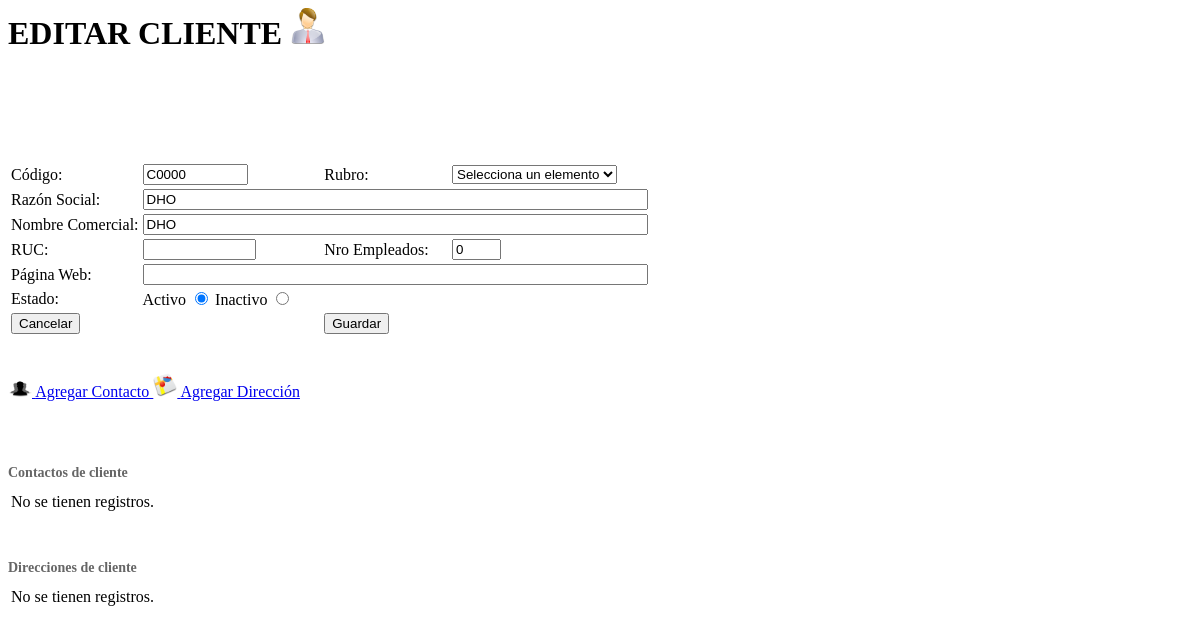
Page /clientes_mant.php?opMant=li&id=503 (signed in) on the committed database.
### tables this page shows
CREATE TABLE IF NOT EXISTS `cliente` (
  `ID_CLIENTE` int(11) NOT NULL AUTO_INCREMENT,
  `ID_RUBRO` int(11) DEFAULT NULL,
  `CORRE_CLIENTE` int(11) DEFAULT NULL,
  `COD_CLIENTE` varchar(10) DEFAULT NULL,
  `RAZSOC_CLIENTE` varchar(500) DEFAULT NULL,
  `NOMCOM_CLIENTE` varchar(500) DEFAULT NULL,
  `RUC_CLIENTE` varchar(11) DEFAULT NULL,
  `NROEMP_CLIENTE` int(11) DEFAULT NULL,
  `WEB_CLIENTE` varchar(500) DEFAULT NULL,
  `EST_CLIENTE` char(1) DEFAULT NULL,
  `FECH_CREA` datetime DEFAULT NULL,
  `FECH_EDITA` datetime DEFAULT NULL,
  `USU_CREA` int(11) DEFAULT NULL,
  `USU_EDITA` int(11) DEFAULT NULL,
  PRIMARY KEY (`ID_CLIENTE`),
  KEY `FK_REFERENCE_11` (`ID_RUBRO`)
);

### entities/cliente.php (called while the page is built, shortened)
<?php
class cliente {
    public function get($id) {
        $consulta = "	SELECT id_cliente, id_rubro, corre_cliente, cod_cliente,
                        razsoc_cliente, nomcom_cliente, ruc_cliente,
                        nroemp_cliente, web_cliente, est_cliente
                        FROM cliente
                        WHERE id_cliente = $id;
                ";
        $resultado = mysql_query($consulta) or die(mysql_error());
        if (mysql_num_rows($resultado) > 0) {
            $cliente = array(
                "idCliente" => mysql_result($resultado, 0, "id_cliente"),
                "idRubro" => mysql_result($resultado, 0, "id_rubro"),
                "correCliente" => mysql_result($resultado, 0, "corre_cliente"),
                "codCliente" => mysql_result($resultado, 0, "cod_cliente"),
                "razsocCliente" => mysql_result($resultado, 0, "razsoc_cliente"),
                "nomcomCliente" => mysql_result($resultado, 0, "nomcom_cliente"),
                "rucCliente" => mysql_result($resultado, 0, "ruc_cliente"),
                "nroempCliente" => mysql_result($resultado, 0, "nroemp_cliente"),
                "webCliente" => mysql_result($resultado, 0, "web_cliente"),
                "estCliente" => mysql_result($resultado, 0, "est_cliente")
            );
        } else {
            $cliente = "";
        }
        $this->setArray = $cliente;
    }
}
?>

### entities/rubro.php (called while the page is built, shortened)
<?php
class rubro{
	public function getCombo(){
		$consulta = " 	SELECT r.id_rubro, r.nom_rubro
						FROM rubro r
						ORDER BY r.nom_rubro ASC; ";
		$resultado = mysql_query($consulta) or die (mysql_error());
		if(mysql_num_rows($resultado)>0){
			$i=0;
			while($fila = mysql_fetch_array($resultado)){
				$rubro[$i]['id'] = $fila['id_rubro'];
				$rubro[$i]['nombre'] = $fila['nom_rubro'];
				$i++;
			}
		}else{
			$rubro = "";
		}
		return $rubro;
	}
}
?>

### entities/contacto.php (called while the page is built, shortened)
<?php
class contacto{
	public function show($id){
		$consulta = " 	SELECT c.id_contacto AS 'ID', c.nom_contacto AS 'Nombre', c.ape_contacto AS 'Apellidos',
						c.tfijo_contacto AS 'Tel&eacute;fono', c.tcel1_contacto AS 'Celular',
						c.email_contacto AS 'E-mail', IF(c.princ_contacto=1, 'S&iacute;', 'No') AS 'Principal'
						FROM contacto c
						WHERE id_cliente = $id
						ORDER BY c.princ_contacto DESC; ";
		$resultado = mysql_query($consulta) or die (mysql_error());
		if(mysql_num_rows($resultado)>0){
			require_once(resources.'general.php');
			$general = new general();
			$contacto = $general->consulta($resultado);
		}else{
			$contacto = "";
		}
		return $contacto;
	}
}
?>

### entities/direccion.php (called while the page is built, shortened)
<?php
class direccion{
	public function show($id){
		$consulta = " 	SELECT d.id_direccion AS 'ID', d.conte_direccion AS 'Direcci&oacute;n',
						d.urb_direccion AS 'Urbanizaci&oacute;n', d.ref_direccion AS 'Referencia',
						IF(d.princ_direccion=1, 'S&iacute;', 'No') AS  'Principal'
						FROM direccion d
						WHERE id_cliente = $id; ";
		$resultado = mysql_query($consulta) or die (mysql_error());
		if(mysql_num_rows($resultado)>0){
			require_once(resources.'general.php');
			$general = new general();
			$direccion = $general->consulta($resultado);
		}else{
			$direccion = "";
		}
		return $direccion;
	}
}
?>

### clientes_mant.php (the view, shortened to what this page needs)
<?php
require_once(resources.'general.php');
require_once(entities.'cliente.php');
require_once(entities.'rubro.php');
require_once(entities.'contacto.php');
require_once(entities.'direccion.php');
$general = new general();
$cliente = new cliente();
$rubro = new rubro();
$contacto = new contacto();
$direccion = new direccion();
$opMant = "nu";
if(isset($_REQUEST['opMant'])){
	$opMant = $_REQUEST['opMant'];
}
$titulo = "";
$data = array(
		'idCliente'=>'',
		'idRubro'=>'NULL',
		'correCliente'=>'',
		'codCliente'=>'',
		'razsocCliente'=>'',
		'nomcomCliente'=>'',
		'rucCliente'=>'',
		'nroempCliente'=>'',
		'webCliente'=>'',
		'estCliente'=>'',
		'fechCrea'=>'',
		'fechEdita'=>'',
		'usuCrea'=>$_SESSION['usuario']['id'],
		'usuEdita'=>$_SESSION['usuario']['id']
);
switch($opMant){
	case 'li':
		$titulo = "EDITAR ";
		if(isset($_REQUEST['id'])){
			$id = $_REQUEST['id'];
			$cliente->get($id);
			if(is_array($cliente->setArray)){
				$data = $cliente->setArray;
				$opMant = "ed";
			}else{
				$titulo = "NUEVO ";
				$mensaje = "No se ha podido cargar el registro.";
				$opMant = "nu";
			}
		}else{
			$titulo = "NUEVO ";
			$mensaje = "No se ha podido cargar el registro.";
			$opMant = "nu";
		}
		break;
}
$idRubro = $general->combo($rubro->getCombo(), 'idRubro', '', $data['idRubro']);
$estCliente = array('A' => "CHECKED", 'I' => "");
$estCliente[$data['estCliente']] = "CHECKED";
?>
<form id="formClientesMant" name="formClientesMant" method="post" action="<?php echo $_SERVER['PHP_SELF'];?>">
	<h1>
		<?php echo $titulo;?>CLIENTE
		<img src="<?php echo images;?>icon_customer.png" <?php echo sizeImg3;?> />
	</h1>
	<br /><br />
	<br /><br />
	<table>
		<tr>
			<td>
				<label for="codCliente">C&oacute;digo:</label>
			</td>
			<td>
				<input type="text" id="codCliente" name="codCliente" size="10" value="<?php echo $data['codCliente'];?>" readonly />
			</td>
			<td>
				<label for="idRubro">Rubro:</label>
			</td>
			<td>
				<?php echo $idRubro;?>
			</td>
		</tr>
		<tr>
			<td>
				<label for="razsocCliente">Raz&oacute;n Social:</label>
			</td>
			<td colspan="3">
				<input type="text" id="razsocCliente" name="razsocCliente" size="60" value="<?php echo $data['razsocCliente'];?>" />
			</td>
		</tr>
		<tr>
			<td>
				<label for="nomcomCliente">Nombre Comercial:</label>
			</td>
			<td colspan="3">
				<input type="text" id="nomcomCliente" name="nomcomCliente" size="60" value="<?php echo $data['nomcomCliente'];?>" />
			</td>
		</tr>
		<tr>
			<td>
				<label for="rucCliente">RUC:</label>
			</td>
			<td>
				<input type="text" id="rucCliente" name="rucCliente" size="11" value="<?php echo $data['rucCliente'];?>" />
			</td>
			<td>
				<label for="nroempCliente">Nro Empleados:</label>
			</td>
			<td>
				<input type="text" id="nroempCliente" name="nroempCliente" size="3" value="<?php echo $data['nroempCliente'];?>" />
			</td>
		</tr>
		<tr>
			<td>
				<label for="webCliente">P&aacute;gina Web:</label>
			</td>
			<td colspan="3">
				<input type="text" id="webCliente" name="webCliente" size="60" value="<?php echo $data['webCliente'];?>" />
			</td>
		</tr>
		<tr>
			<td>
				<label for="estCliente">Estado:</label>
			</td>
			<td>
				<label for='actEstCliente'>Activo</label>
				<input type="radio" id="actEstCliente" name="estCliente" value="A" <?php echo $estCliente['A'];?> />
				<label for='inaEstCliente'>Inactivo</label>
				<input type="radio" id="inaEstCliente" name="estCliente" value="I" <?php echo $estCliente['I'];?> />
			</td>
		</tr>
		<tr>
			<td colspan="2" class="cent">
				<button type="button" id="cancelar" name="cancelar">Cancelar</button>
			</td>
			<td colspan="2" class="cent">
				<button type="button" id="guardar" name="guardar">Guardar</button>
			</td>
		</tr>
	</table>
<?php
	if($opMant=="ed" or $opMant=="li"){
?>
	<br /><br />
	<a href="contactos_mant.php" id="anexo">
		<img src="<?php echo images;?>icon_contact.png" <?php echo sizeImg;?> />
		Agregar Contacto
	</a>
	<a href="direcciones_mant.php" id="anexo">
		<img src="<?php echo images;?>icon_address.png" <?php echo sizeImg;?> />
		Agregar Direcci&oacute;n
	</a>
	<br /><br />
	<br /><br />
	<div id="contacto">
		<?php
			echo $general->grilla($contacto->show($data['idCliente']), 'Contactos de cliente', 'icon_contact.png', 'contactos_mant.php', true, true);
		?>
	</div>
	<br /><br />
	<div id="direccion">
		<?php
			echo $general->grilla($direccion->show($data['idCliente']), 'Direcciones de cliente', 'icon_address.png', 'direcciones_mant.php', true, true);
		?>
	</div>
<?php
	}
?>
</form>

### rows in the picture
cliente: codCliente "C0000", razsocCliente "DHO", nomcomCliente "DHO", nroempCliente "0"

### other values in the picture
$titulo "EDITAR"
$titulo "Contactos de cliente Direcciones de cliente"
